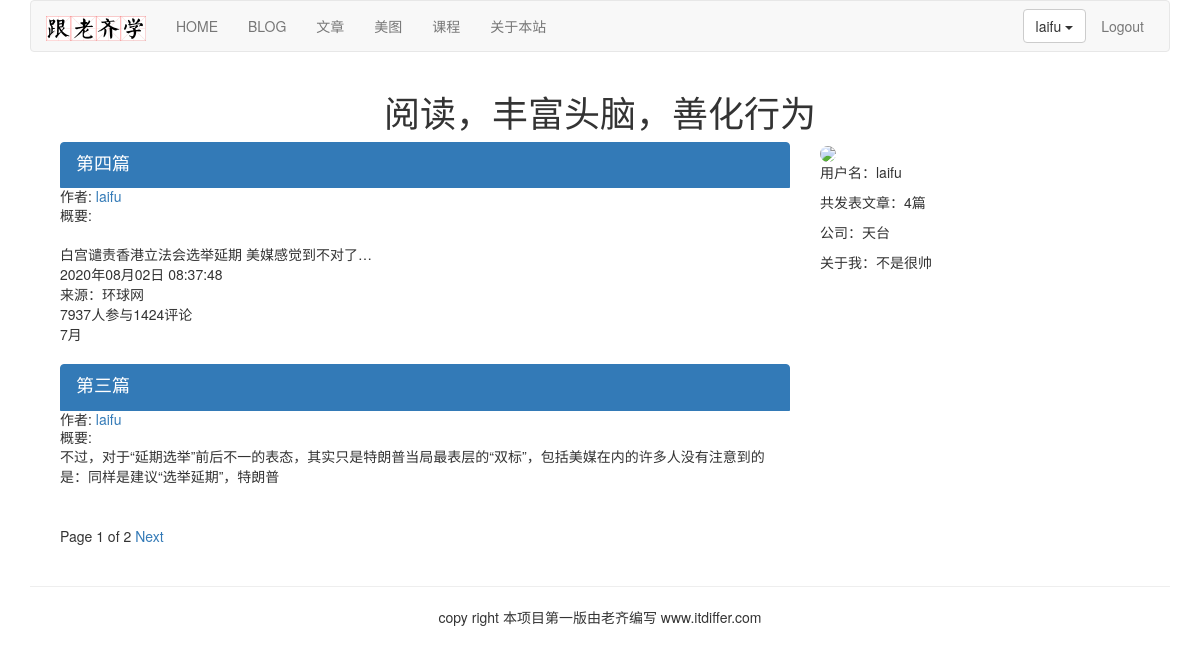
Page /article/list-article-titles/laifu/ on the committed database.
### article/models.py (models this page shows, shortened)
class ArticlePost(models.Model):
    author = models.ForeignKey(User, on_delete=models.CASCADE, related_name="article")
    title = models.CharField(max_length=200)
    slug = models.SlugField(max_length=500)
    column = models.ForeignKey(ArticleColumn, on_delete=models.CASCADE, related_name="article_column")
    body = models.TextField()
    created = models.DateTimeField(default=timezone.now)
    updated = models.DateTimeField(auto_now=True)
    users_like = models.ManyToManyField(User, related_name="articles_like", blank=True)
    article_tag = models.ManyToManyField(ArticleTag, related_name='article_tag', blank=True)
    class Meta:
        ordering = ("-updated",)
        index_together = (('id', 'slug'),)  # 对数据库中这两个字段建立索引
    def get_url_path(self):
        return reverse("article:article_content", args=[self.id, self.slug])

### account/models.py (models this page shows, shortened)
class UserInfo(models.Model):
    user = models.OneToOneField(User, on_delete=models.CASCADE, unique=True)
    school = models.CharField(max_length=100, blank=True)
    company = models.CharField(max_length=100, blank=True)
    profession = models.CharField(max_length=100, blank=True)
    address = models.CharField(max_length=100, blank=True)
    aboutme = models.TextField(blank=True)
    photo = models.ImageField(blank=True)   # 图片

### article/list_views.py (the view)
# urls.py: path('list-article-titles/', list_views.article_titles, name="article_titles"),
def article_titles(request, username=None):
    if username:
        user = User.objects.get(username=username)
        articles_title = ArticlePost.objects.filter(author=user)
        try:
            userinfo = user.userinfo
        except:
            userinfo = None
    else:
        articles_title = ArticlePost.objects.all()
    paginator = Paginator(articles_title, 2)
    page = request.GET.get('page')
    try:
        current_page = paginator.page(page)   # 获取当前页
        articles = current_page.object_list   # 当前页的对象列
    except PageNotAnInteger:
        current_page = paginator.page(1)
        articles = current_page.object_list
    except EmptyPage:
        current_page = paginator.page(paginator.num_pages)
        articles = current_page.object_list
    if username:
        return render(request, "article/list/author_articles.html", {"articles": articles,
                                                                     "page": current_page,
                                                                     "userinfo": userinfo,
                                                                     "user": user})
    return render(request, "article/list/article_titles.html", {"articles": articles,
                                                                "page": current_page})

### article/templatetags/article_tags.py (called while the page is built)
@register.simple_tag
def author_total_articles(user):
    return user.article.count()

### templates/article/list/author_articles.html (shortened to what this page needs)
{% extends "base.html" %}
{% load article_tags %}
{% load static %}
{% block content %}
<div class="row text-center vertical-middle-sm">
    <h1>阅读，丰富头脑，善化行为</h1>
</div>
<div class="container">
<div class="col-md-8">
    {% for article in articles %}
    <div class="list-group">
        <a href="{{article.get_url_path}}" class="list-group-item active">
            <h4 class="list-group-item-heading">{{article.title}}</h4>
        </a>
        <p class="list-group-item-text">作者:
            <a href="{% url 'article:author_articles' article.author.username %}">{{article.author.username}}</a>
        </p>
        <p class="list-group-item-text">概要:{{article.body|slice:'70'|linebreaks}} </p>
    </div>
    {% endfor %}
    {% include "paginator.html" %}
</div>
<div class="col-md-4">
<div>
    {% if userinfo.photo %}
    <img src="{{ userinfo.photo | striptags }}" class="img-circle" id="my_photo" name="user_face" style="width: 300px">
    {% else %}
    <img name="user_face" src="{% static 'images/newton.jpg' %}" class="img-circle" id="my_photo" style="width: 300px">
    {% endif %}
</div>
<div>
    <p>用户名：{{ user.username }}</p>
    <p>共发表文章：{% author_total_articles user %}篇</p>
{% if userinfo %}
    <p>公司：{{ userinfo.company }}</p>
    <p>关于我：{{ userinfo.aboutme }}</p>
{% else %}
    <p>这个作者太懒了，什么也没有留下。</p>
{% endif %}
</div>
</div>
</div>
{% endblock %}

### templates/header.html (shortened to what this page needs)
{% load static %}
<div class="container">
    <nav class="navbar navbar-default" role="navigation">
        <div class="navbar-header">
            <a class="navbar-brand" href="http://www.itdiffer.com">
                <img src="{% static '/images/logo.png' %}" width="100px">
            </a>
        </div>
        <div>
            <ul class="nav navbar-nav" role="navigation">
                <li><a href="{% url 'home' %}">HOME</a></li>
                <li><a href="{% url 'blog:blog_title' %}">BLOG</a></li>
                <li><a href="{% url 'article:article_titles' %}">文章</a></li>
                <li><a href="{% url 'image:falls_images' %}">美图</a></li>
                <li><a href="{% url 'course:course_list' %}">课程</a></li>
                <li><a href="{% url 'course:about'%}">关于本站</a></li>
            </ul>
            <ul class="nav navbar-nav navbar-right" style="margin-right:10px">
                {% if user.is_authenticated %}
                <li>
                    <div class="dropdown" style="margin-top:8px">
                        <button class='btn btn-default dropdown-toggle' type='button' id='dropdownMenu' data-toggle='dropdown'>{{ user.username }}
                            <span class='caret'></span>
                        </button>
                    </div>
                </li>
                <li><a href="{% url 'account:user_logout' %}">Logout</a></li>
                {% else %}
                <li><a href="{% url 'account:user_login' %}">LOGIN</a></li>
                <li><a href="{% url 'account:user_register' %}">Sign up</a></li>
                {% endif %}
            </ul>
        </div>
    </nav>
</div>

### rows in the picture
ArticlePost: title "第四篇", author.username "laifu", body "白宫谴责香港立法会选举延期 美媒感觉到不对了… 2020年08月02日 08:37:48 来源：环球网 7937人参与1424评论 7月"
ArticlePost: title "第三篇", author.username "laifu", body "不过，对于“延期选举”前后不一的表态，其实只是特朗普当局最表层的“双标”，包括美媒在内的许多人没有注意到的是：同样是建议“选举延期”，特朗普"
UserInfo: company "天台", aboutme "不是很帅"

### other values in the picture
{{ user.username }} "laifu"
{{ page.number }} "1"
{{ page.paginator.num_pages }} "2"
